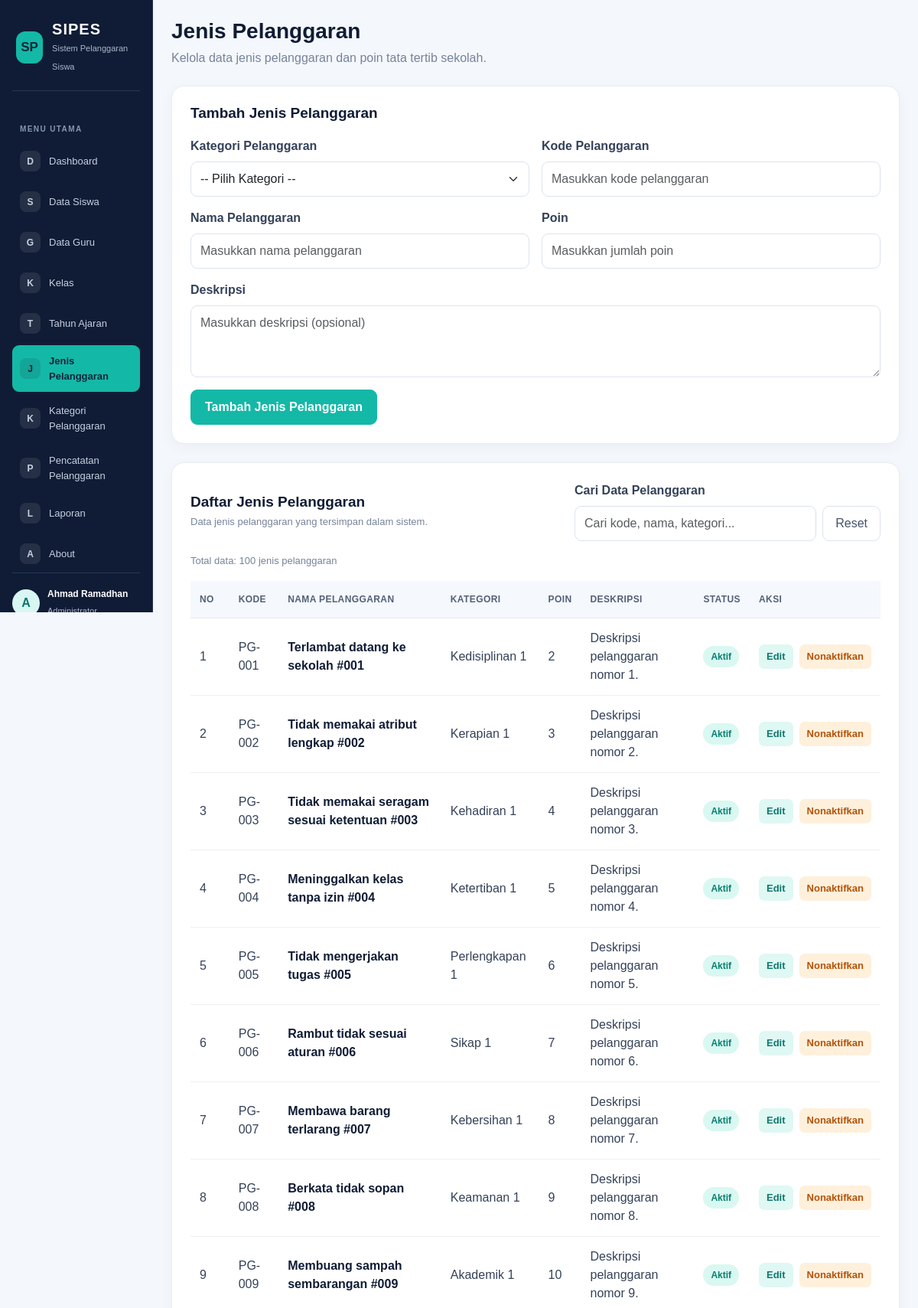
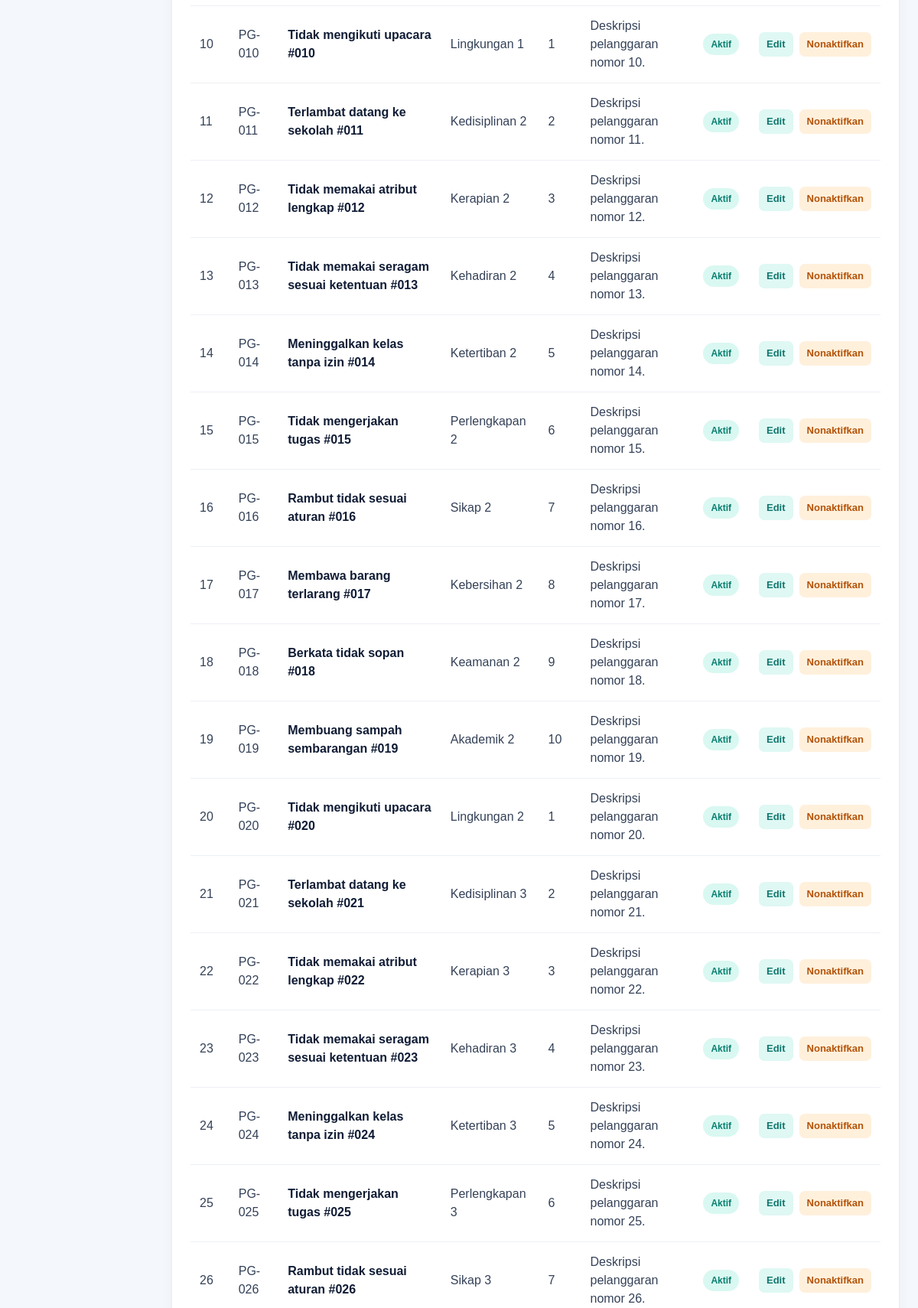
Page /jenis_pelanggaran.php (signed in, upper part) on the committed database (2 pictures, top to bottom).
### tables this page shows
CREATE TABLE `t_pelanggaran` (
  `id` int(11) NOT NULL,
  `pelanggaran_kategori_id` int(11) DEFAULT NULL,
  `kode` varchar(30) DEFAULT NULL,
  `nama` varchar(150) DEFAULT NULL,
  `poin` int(11) NOT NULL,
  `deskripsi` text NOT NULL,
  `status_aktif` tinyint(1) NOT NULL,
  `created_at` timestamp NOT NULL DEFAULT current_timestamp(),
  `updated_at` timestamp NOT NULL DEFAULT current_timestamp()
);

CREATE TABLE `t_pelanggaran_kategori` (
  `id` int(11) NOT NULL,
  `nama` varchar(100) DEFAULT NULL,
  `deskripsi` text NOT NULL,
  `status_aktif` tinyint(1) NOT NULL,
  `created_at` timestamp NOT NULL DEFAULT current_timestamp(),
  `updated_at` timestamp NOT NULL DEFAULT current_timestamp()
);

### jenis_pelanggaran.php (the view, shortened to what this page needs)
<?php
include 'config/koneksi.php';
$data_edit = null;
$kategori = mysqli_query(
    $koneksi,
    "SELECT id, nama
     FROM t_pelanggaran_kategori
     WHERE status_aktif = 1
     ORDER BY nama ASC"
);
$query = mysqli_query(
    $koneksi,
    "SELECT p.*, k.nama AS nama_kategori
     FROM t_pelanggaran p
     LEFT JOIN t_pelanggaran_kategori k
        ON p.pelanggaran_kategori_id = k.id
     ORDER BY p.id ASC"
);
?>
<!DOCTYPE html>
<html lang="id">
<head>
    <link href="https://cdn.jsdelivr.net/npm/bootstrap@5.3.3/dist/css/bootstrap.min.css" rel="stylesheet">
</head>
<body>
<div class="container-fluid">
    <div class="row">
        <?php include 'includes/sidebar.php'; ?>
        <main class="col-md-9 col-lg-10 p-4 ms-md-auto">
            <div class="mb-4">
                <h1 class="page-title">Jenis Pelanggaran</h1>
                <p class="page-subtitle">
                    Kelola data jenis pelanggaran dan poin tata tertib sekolah.
                </p>
            </div>
            <?php if ($data_edit) { ?>
                <div class="content-card">
                    <h2 class="section-title">Edit Jenis Pelanggaran</h2>
                    <form method="POST" action="jenis_pelanggaran.php?edit=<?php echo (int) $data_edit['id']; ?>">
                        <input type="hidden" name="id" value="<?php echo (int) $data_edit['id']; ?>">
                        <div class="row g-3">
                            <div class="col-md-6">
                                <label class="form-label">Kategori Pelanggaran</label>
                                <select name="pelanggaran_kategori_id" class="form-select" required>
                                    <option value="">-- Pilih Kategori --</option>
                                    <?php
                                    mysqli_data_seek($kategori, 0);
                                    while ($k = mysqli_fetch_assoc($kategori)) {
                                    ?>
                                        <option value="<?php echo (int) $k['id']; ?>"
                                            <?php echo ($data_edit['pelanggaran_kategori_id'] == $k['id']) ? 'selected' : ''; ?>>
                                            <?php echo htmlspecialchars($k['nama']); ?>
                                        </option>
                                    <?php } ?>
                                </select>
                            </div>
                            <div class="col-md-6">
                                <label class="form-label">Kode Pelanggaran</label>
                                <input type="text" name="kode" class="form-control" maxlength="30"
                                    value="<?php echo htmlspecialchars($data_edit['kode']); ?>" required>
                            </div>
                            <div class="col-md-6">
                                <label class="form-label">Nama Pelanggaran</label>
                                <input type="text" name="nama" class="form-control" maxlength="150"
                                    value="<?php echo htmlspecialchars($data_edit['nama']); ?>" required>
                            </div>
                            <div class="col-md-6">
                                <label class="form-label">Poin</label>
                                <input type="number" name="poin" class="form-control" min="0"
                                    value="<?php echo (int) $data_edit['poin']; ?>" required>
                            </div>
                            <div class="col-12">
                                <label class="form-label">Deskripsi</label>
                                <textarea name="deskripsi" class="form-control" rows="3"><?php echo htmlspecialchars($data_edit['deskripsi'] ?? ''); ?></textarea>
                            </div>
                            <div class="col-12 d-flex gap-2 flex-wrap">
                                <button type="submit" name="edit" class="btn btn-teal">Simpan Perubahan</button>
                                <a href="jenis_pelanggaran.php" class="btn-light-custom">Batal</a>
                            </div>
                        </div>
                    </form>
                </div>
            <?php } else { ?>
                <div class="content-card">
                    <h2 class="section-title">Tambah Jenis Pelanggaran</h2>
                    <form method="POST" action="jenis_pelanggaran.php">
                        <div class="row g-3">
                            <div class="col-md-6">
                                <label class="form-label">Kategori Pelanggaran</label>
                                <select name="pelanggaran_kategori_id" class="form-select" required>
                                    <option value="">-- Pilih Kategori --</option>
                                </select>
                            </div>
                            <div class="col-md-6">
                                <label class="form-label">Kode Pelanggaran</label>
                                <input type="text" name="kode" class="form-control" maxlength="30"
                                    placeholder="Masukkan kode pelanggaran" required>
                            </div>
                            <div class="col-md-6">
                                <label class="form-label">Nama Pelanggaran</label>
                                <input type="text" name="nama" class="form-control" maxlength="150"
                                    placeholder="Masukkan nama pelanggaran" required>
                            </div>
                            <div class="col-md-6">
                                <label class="form-label">Poin</label>
                                <input type="number" name="poin" class="form-control" min="0"
                                    placeholder="Masukkan jumlah poin" required>
                            </div>
                            <div class="col-12">
                                <label class="form-label">Deskripsi</label>
                                <textarea name="deskripsi" class="form-control" rows="3"
                                    placeholder="Masukkan deskripsi (opsional)"></textarea>
                            </div>
                            <div class="col-12">
                                <button type="submit" name="tambah" class="btn btn-teal">
                                    Tambah Jenis Pelanggaran
                                </button>
                            </div>
                        </div>
                    </form>
                </div>
            <?php } ?>
            <div class="content-card">
                <div class="d-flex justify-content-between align-items-center flex-wrap gap-3 mb-3">
                    <div>
                        <h2 class="section-title mb-1">Daftar Jenis Pelanggaran</h2>
                        <p class="table-count mb-0">
                            Data jenis pelanggaran yang tersimpan dalam sistem.
                        </p>
                    </div>
                    <div class="search-area">
                        <label for="cariPelanggaran" class="form-label">Cari Data Pelanggaran</label>
                        <div class="d-flex gap-2">
                            <input
                                type="search"
                                id="cariPelanggaran"
                                class="form-control"
                                placeholder="Cari kode, nama, kategori..."
                            >
                            <button type="button" id="resetCariPelanggaran" class="btn-light-custom">
                                Reset
                            </button>
                        </div>
                    </div>
                </div>
                <p id="hasilPencarianPelanggaran" class="table-count mb-3"></p>
                <div class="table-responsive">
                    <table class="table" id="tabelPelanggaran">
                        <thead>
                            <tr>
                                <th>No</th>
                                <th>Kode</th>
                                <th>Nama Pelanggaran</th>
                                <th>Kategori</th>
                                <th>Poin</th>
                                <th>Deskripsi</th>
                                <th>Status</th>
                                <th>Aksi</th>
                            </tr>
                        </thead>
                        <tbody>
                            <?php
                            $no = 1;
                            while ($data = mysqli_fetch_assoc($query)) {
                            ?>
                                <tr>
                                    <td><?php echo $no++; ?></td>
                                    <td><?php echo htmlspecialchars($data['kode']); ?></td>
                                    <td>
                                        <span class="item-name">
                                            <?php echo htmlspecialchars($data['nama']); ?>
                                        </span>
                                    </td>
                                    <td><?php echo htmlspecialchars($data['nama_kategori'] ?? '-'); ?></td>
                                    <td><?php echo (int) $data['poin']; ?></td>
                                    <td><?php echo htmlspecialchars($data['deskripsi'] ?? ''); ?></td>
                                    <td>
                                        <?php if ($data['status_aktif'] == 1) { ?>
                                            <span class="status-badge status-active">Aktif</span>
                                        <?php } else { ?>
                                            <span class="status-badge status-inactive">Tidak Aktif</span>
                                        <?php } ?>
                                    </td>
                                    <td>
                                        <div class="d-flex gap-2">
                                            <a
                                                href="jenis_pelanggaran.php?edit=<?php echo (int) $data['id']; ?>"
                                                class="action-link action-edit"
                                            >Edit</a>
                                            <?php if ($data['status_aktif'] == 1) { ?>
                                                <form
                                                    method="POST"
                                                    action="jenis_pelanggaran.php"
                                                    class="m-0"
                                                    onsubmit="return confirm('Yakin ingin menonaktifkan jenis pelanggaran ini?');"
                                                >
                                                    <button
                                                        type="submit"
                                                        name="nonaktifkan"
                                                        class="action-link action-disable border-0"
                                                    >Nonaktifkan</button>
                                                </form>
                                            <?php } ?>
                                        </div>
                                    </td>
                                </tr>
                            <?php } ?>
                        </tbody>
                    </table>
                </div>
            </div>
        </main>
    </div>
</div>
</body>
</html>

### jenis_pelanggaran.php (style rules this page uses)
:root { --navy: #101c35; --teal: #14b8a6; --background: #f4f7fb; --text: #243047; --muted: #778399; }
body { background: var(--background); color: var(--text); font-family: Arial, sans-serif; }
main { min-height: 100vh; }
.page-title { font-size: 28px; font-weight: 700; color: var(--navy); margin-bottom: 6px; }
.page-subtitle { color: var(--muted); margin-bottom: 0; }
.content-card { background: #fff; border: 1px solid #e8edf4; border-radius: 16px; padding: 24px; margin-bottom: 24px; box-shadow: 0 5px 18px rgba(16, 28, 53, 0.04); }
.section-title { color: var(--navy); font-size: 19px; font-weight: 700; margin-bottom: 20px; }
.form-label { font-weight: 600; color: #344158; margin-bottom: 8px; }
.form-control, .form-select { border: 1px solid #dce3ed; border-radius: 9px; padding: 10px 12px; }
.btn-teal { background: var(--teal); color: #fff; border: 1px solid var(--teal); border-radius: 9px; padding: 10px 18px; font-weight: 600; }
.btn-light-custom { background: #fff; border: 1px solid #dce3ed; color: #46536a; border-radius: 9px; padding: 10px 16px; text-decoration: none; display: inline-block; }
.table { margin-bottom: 0; vertical-align: middle; }
.table thead th { background: #f5f8fc; color: #536078; font-size: 12px; text-transform: uppercase; letter-spacing: 0.4px; padding: 15px 12px; border-bottom: 1px solid #e5eaf1; white-space: nowrap; }
.table tbody td { padding: 14px 12px; border-bottom: 1px solid #edf0f5; color: #344158; }
.item-name { font-weight: 600; color: var(--navy); }
.status-badge { display: inline-block; padding: 5px 10px; border-radius: 20px; font-size: 12px; font-weight: 600; white-space: nowrap; }
.status-active { color: #087f70; background: #d9f8f1; }
.action-link { display: inline-block; padding: 6px 10px; border-radius: 7px; text-decoration: none; font-size: 13px; font-weight: 600; white-space: nowrap; }
.action-edit { color: #0f766e; background: #dff8f3; }
.action-disable { color: #b45309; background: #fff0dc; }
.table-count { color: var(--muted); font-size: 13px; }
.search-area { width: 100%; max-width: 400px; }

### rows in the picture
t_pelanggaran: kode "PG-001", nama "Terlambat datang ke sekolah #001", pelanggaran_kategori.nama "Kedisiplinan 1", poin "2", deskripsi "Deskripsi pelanggaran nomor 1.", status_aktif "Aktif"
t_pelanggaran: kode "PG-002", nama "Tidak memakai atribut lengkap #002", pelanggaran_kategori.nama "Kerapian 1", poin "3", deskripsi "Deskripsi pelanggaran nomor 2.", status_aktif "Aktif"
t_pelanggaran: kode "PG-003", nama "Tidak memakai seragam sesuai ketentuan #003", pelanggaran_kategori.nama "Kehadiran 1", poin "4", deskripsi "Deskripsi pelanggaran nomor 3.", status_aktif "Aktif"
t_pelanggaran: kode "PG-004", nama "Meninggalkan kelas tanpa izin #004", pelanggaran_kategori.nama "Ketertiban 1", poin "5", deskripsi "Deskripsi pelanggaran nomor 4.", status_aktif "Aktif"
t_pelanggaran: kode "PG-005", nama "Tidak mengerjakan tugas #005", pelanggaran_kategori.nama "Perlengkapan 1", poin "6", deskripsi "Deskripsi pelanggaran nomor 5.", status_aktif "Aktif"
t_pelanggaran: kode "PG-006", nama "Rambut tidak sesuai aturan #006", pelanggaran_kategori.nama "Sikap 1", poin "7", deskripsi "Deskripsi pelanggaran nomor 6.", status_aktif "Aktif"
t_pelanggaran: kode "PG-007", nama "Membawa barang terlarang #007", pelanggaran_kategori.nama "Kebersihan 1", poin "8", deskripsi "Deskripsi pelanggaran nomor 7.", status_aktif "Aktif"
t_pelanggaran: kode "PG-008", nama "Berkata tidak sopan #008", pelanggaran_kategori.nama "Keamanan 1", poin "9", deskripsi "Deskripsi pelanggaran nomor 8.", status_aktif "Aktif"
t_pelanggaran: kode "PG-009", nama "Membuang sampah sembarangan #009", pelanggaran_kategori.nama "Akademik 1", poin "10", deskripsi "Deskripsi pelanggaran nomor 9.", status_aktif "Aktif"
t_pelanggaran: kode "PG-010", nama "Tidak mengikuti upacara #010", pelanggaran_kategori.nama "Lingkungan 1", poin "1", deskripsi "Deskripsi pelanggaran nomor 10.", status_aktif "Aktif"
t_pelanggaran: kode "PG-011", nama "Terlambat datang ke sekolah #011", pelanggaran_kategori.nama "Kedisiplinan 2", poin "2", deskripsi "Deskripsi pelanggaran nomor 11.", status_aktif "Aktif"
t_pelanggaran: kode "PG-012", nama "Tidak memakai atribut lengkap #012", pelanggaran_kategori.nama "Kerapian 2", poin "3", deskripsi "Deskripsi pelanggaran nomor 12.", status_aktif "Aktif"
t_pelanggaran: kode "PG-013", nama "Tidak memakai seragam sesuai ketentuan #013", pelanggaran_kategori.nama "Kehadiran 2", poin "4", deskripsi "Deskripsi pelanggaran nomor 13.", status_aktif "Aktif"
t_pelanggaran: kode "PG-014", nama "Meninggalkan kelas tanpa izin #014", pelanggaran_kategori.nama "Ketertiban 2", poin "5", deskripsi "Deskripsi pelanggaran nomor 14.", status_aktif "Aktif"
t_pelanggaran: kode "PG-015", nama "Tidak mengerjakan tugas #015", pelanggaran_kategori.nama "Perlengkapan 2", poin "6", deskripsi "Deskripsi pelanggaran nomor 15.", status_aktif "Aktif"
t_pelanggaran: kode "PG-016", nama "Rambut tidak sesuai aturan #016", pelanggaran_kategori.nama "Sikap 2", poin "7", deskripsi "Deskripsi pelanggaran nomor 16.", status_aktif "Aktif"
t_pelanggaran: kode "PG-017", nama "Membawa barang terlarang #017", pelanggaran_kategori.nama "Kebersihan 2", poin "8", deskripsi "Deskripsi pelanggaran nomor 17.", status_aktif "Aktif"
t_pelanggaran: kode "PG-018", nama "Berkata tidak sopan #018", pelanggaran_kategori.nama "Keamanan 2", poin "9", deskripsi "Deskripsi pelanggaran nomor 18.", status_aktif "Aktif"
t_pelanggaran: kode "PG-019", nama "Membuang sampah sembarangan #019", pelanggaran_kategori.nama "Akademik 2", poin "10", deskripsi "Deskripsi pelanggaran nomor 19.", status_aktif "Aktif"
t_pelanggaran: kode "PG-020", nama "Tidak mengikuti upacara #020", pelanggaran_kategori.nama "Lingkungan 2", poin "1", deskripsi "Deskripsi pelanggaran nomor 20.", status_aktif "Aktif"
t_pelanggaran: kode "PG-021", nama "Terlambat datang ke sekolah #021", pelanggaran_kategori.nama "Kedisiplinan 3", poin "2", deskripsi "Deskripsi pelanggaran nomor 21.", status_aktif "Aktif"
t_pelanggaran: kode "PG-022", nama "Tidak memakai atribut lengkap #022", pelanggaran_kategori.nama "Kerapian 3", poin "3", deskripsi "Deskripsi pelanggaran nomor 22.", status_aktif "Aktif"
t_pelanggaran: kode "PG-023", nama "Tidak memakai seragam sesuai ketentuan #023", pelanggaran_kategori.nama "Kehadiran 3", poin "4", deskripsi "Deskripsi pelanggaran nomor 23.", status_aktif "Aktif"
t_pelanggaran: kode "PG-024", nama "Meninggalkan kelas tanpa izin #024", pelanggaran_kategori.nama "Ketertiban 3", poin "5", deskripsi "Deskripsi pelanggaran nomor 24.", status_aktif "Aktif"
t_pelanggaran: kode "PG-025", nama "Tidak mengerjakan tugas #025", pelanggaran_kategori.nama "Perlengkapan 3", poin "6", deskripsi "Deskripsi pelanggaran nomor 25.", status_aktif "Aktif"
t_pelanggaran: kode "PG-026", nama "Rambut tidak sesuai aturan #026", pelanggaran_kategori.nama "Sikap 3", poin "7", deskripsi "Deskripsi pelanggaran nomor 26.", status_aktif "Aktif"

### other values in the picture
substr($_SESSION['name'] ?? 'U', 0, 1) "A"
$_SESSION['name'] "Ahmad Ramadhan"
